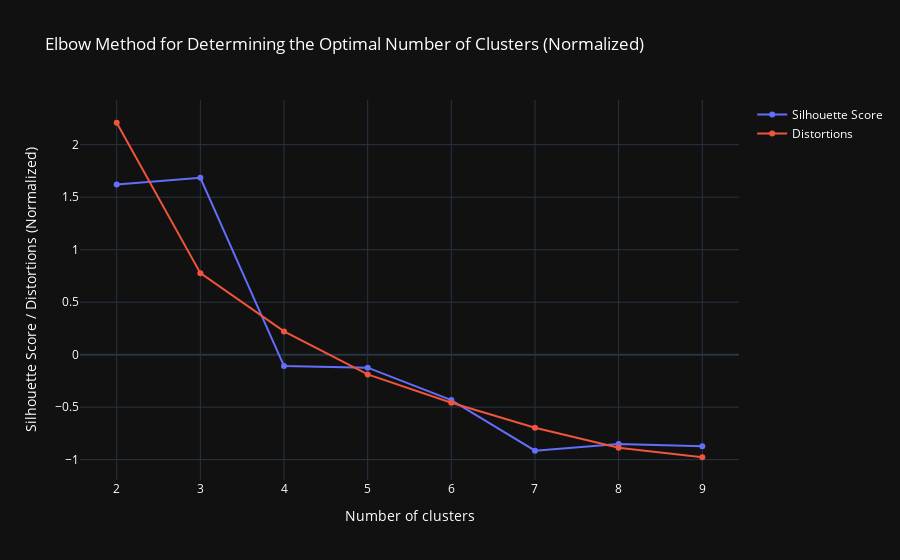

The cell this chart's notebook holds for it:
### Markdown cell above
- Based on the analyses conducted so far, I am choosing to work with 4 components

### Code cell
pca = PCA(n_components)
principal_components = pca.fit_transform(df_fundamentals_final.select_dtypes(include=['int', 'float64', 'number']))
range_num_clusters = list(range(2, 10))
silhouette_scores = []
distortions = []

for num_cluster in range_num_clusters:

    kmeans = KMeans(n_clusters=num_cluster, max_iter=10_000, random_state=19051992)
    cluster_labels = kmeans.fit_predict(principal_components)
    silhouette_scores.append(sil_score(principal_components, cluster_labels))

    distortions.append(KMeans(n_clusters=num_cluster, max_iter=10_000, random_state=19051992).fit(df_fundamentals_final.select_dtypes(include=['int', 'float64', 'number'])).inertia_)

scaler = StandardScaler()
silhouette_scores_scaled = scaler.fit_transform(np.array(silhouette_scores).reshape(-1, 1)).flatten()
distortions_scaled = scaler.fit_transform(np.array(distortions).reshape(-1, 1)).flatten()

fig = go.Figure()
fig.add_trace(go.Scatter(x=range_num_clusters, y=silhouette_scores_scaled, mode='lines+markers', name='Silhouette Score'))
fig.add_trace(go.Scatter(x=range_num_clusters, y=distortions_scaled, mode='lines+markers', name='Distortions'))
fig.update_layout(title='Elbow Method for Determining the Optimal Number of Clusters (Normalized)', xaxis_title='Number of clusters', yaxis_title='Silhouette Score / Distortions (Normalized)', template='plotly_dark', font=dict(color='white'))
fig.show()

### Figure 1 — Plotly figure (JSON) as saved in the notebook; plotly's stock layout.template omitted (floating-point values rounded to 4 significant figures)
{"data": [{"mode": "lines+markers", "name": "Silhouette Score", "type": "scatter", "x": [2, 3, 4, 5, 6, 7, 8, 9], "y": [1.621, 1.684, -0.109, -0.1239, -0.4325, -0.9147, -0.8521, -0.8725]}, {"mode": "lines+markers", "name": "Distortions", "type": "scatter", "x": [2, 3, 4, 5, 6, 7, 8, 9], "y": [2.209, 0.7763, 0.2212, -0.1884, -0.4586, -0.6958, -0.8862, -0.9772]}], "layout": {"font": {"color": "white"}, "title": {"text": "Elbow Method for Determining the Optimal Number of Clusters (Normalized)"}, "xaxis": {"title": {"text": "Number of clusters"}}, "yaxis": {"title": {"text": "Silhouette Score / Distortions (Normalized)"}}}}
